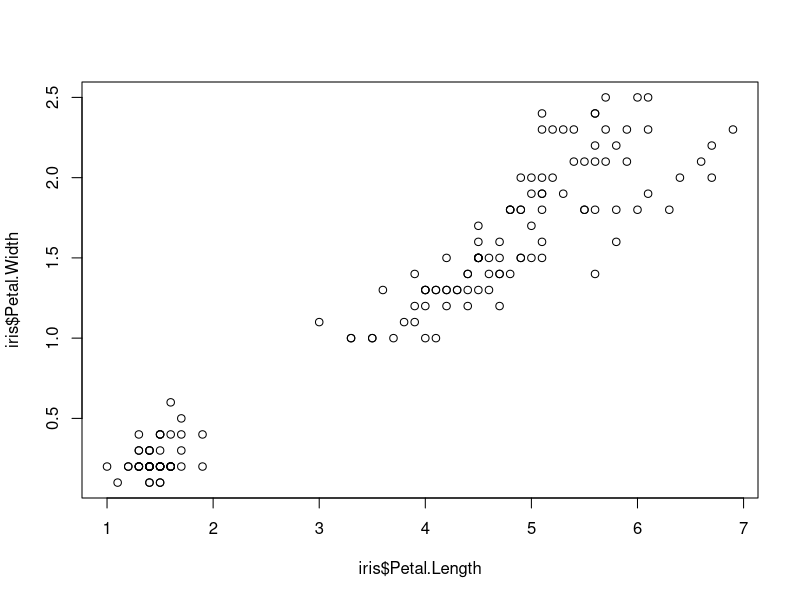
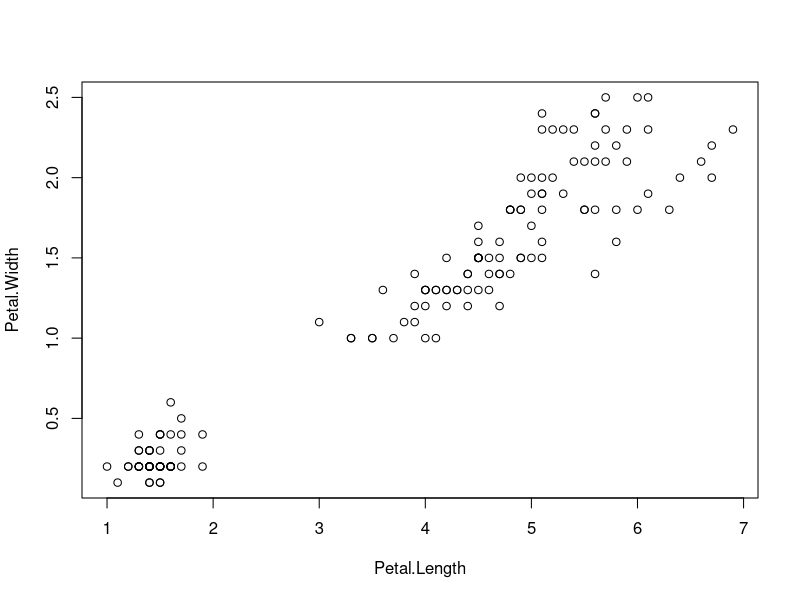
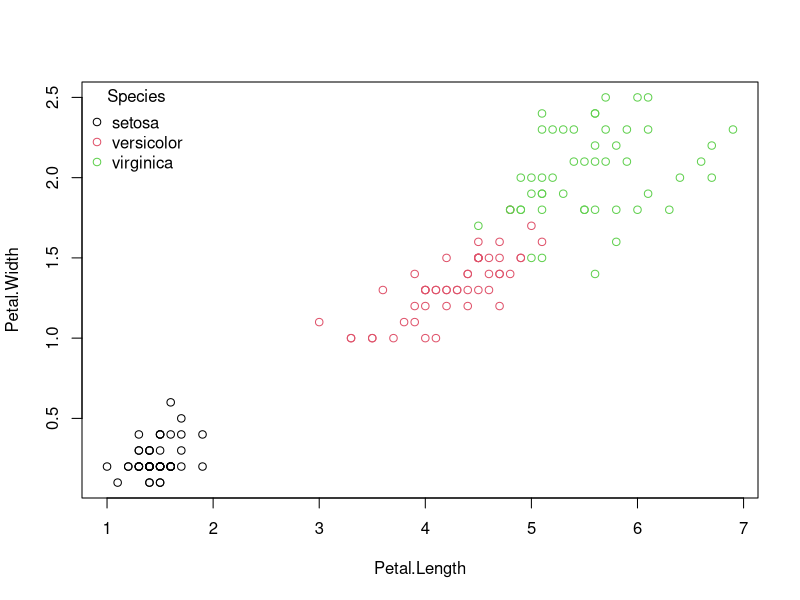
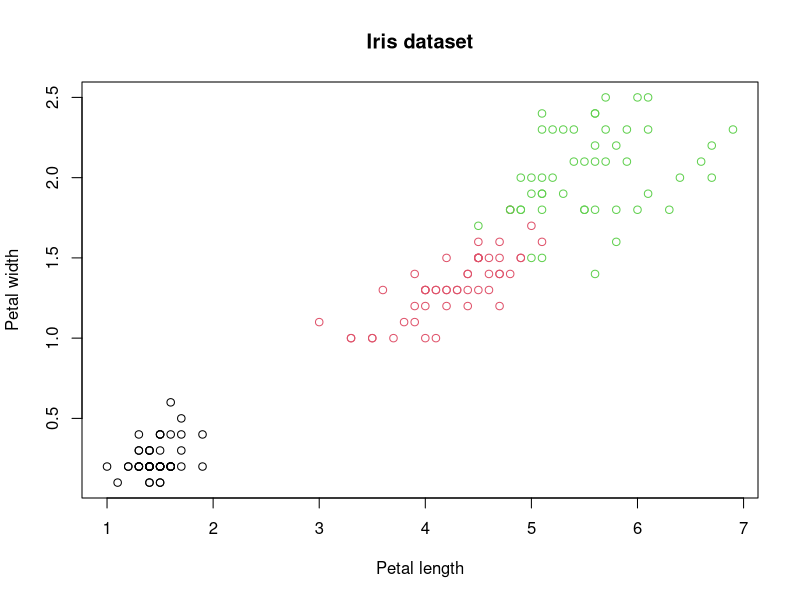
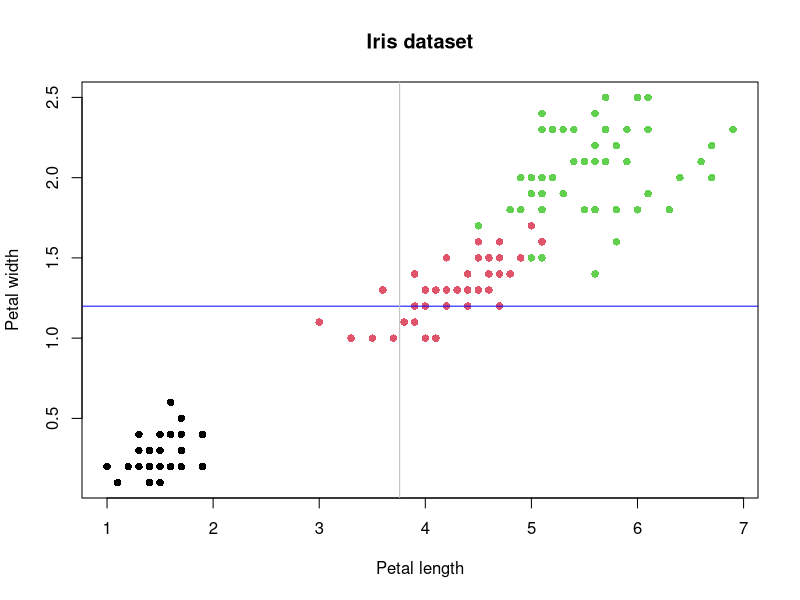
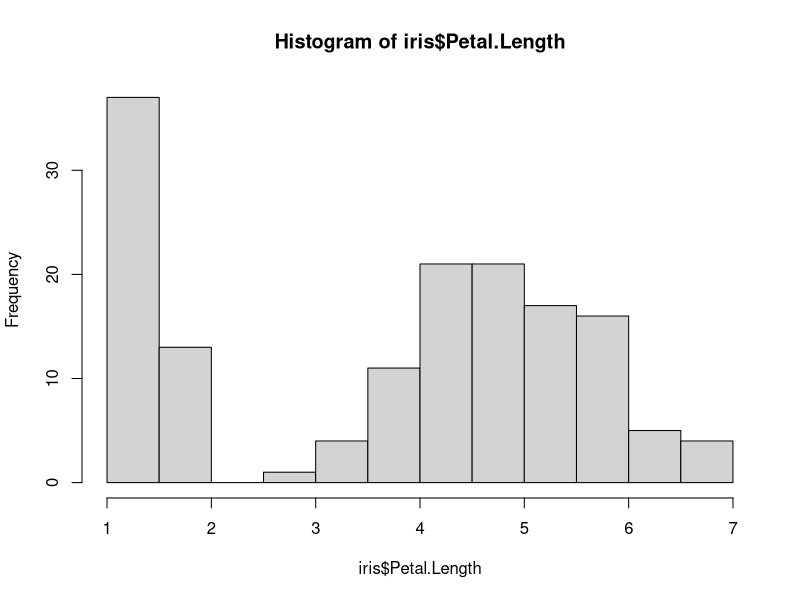
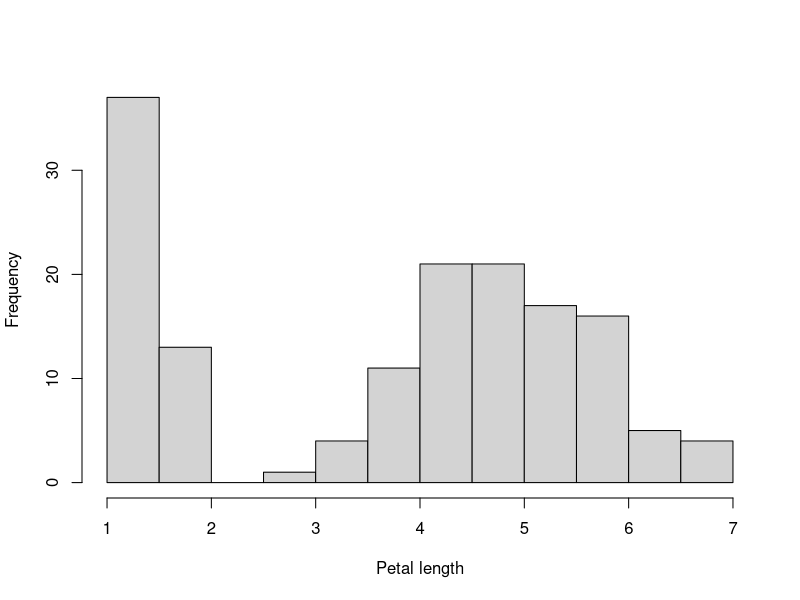
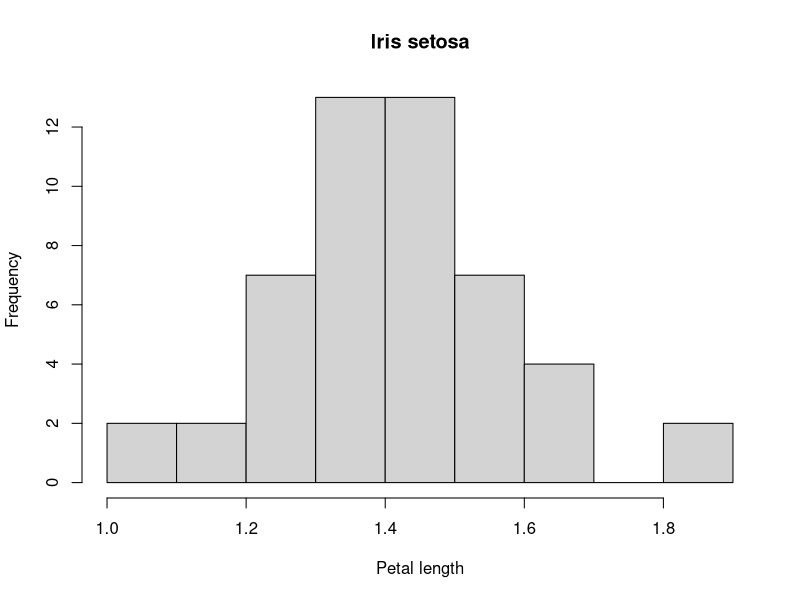

These figures' R source, in order:

# Data visualisation ----------------------------------------------------------

# Prepare workspace ----------
#setwd("path_to_your_working_directory") # replace with your working directory
#rm(list = ls())

# load libraries
library(dplyr)


# Load data ----------
data("iris")
head(iris)
data("airquality")
head(airquality)


# Scatterplot (two continuous variables) ----------
?plot

plot(x = iris$Petal.Length, y = iris$Petal.Width, type = "p")
plot(data = iris, Petal.Width ~ Petal.Length, type = "p") # ~ Shortcut on Mac: Alt + N (may vary depending on keyboard)

# colour (col) by group
plot(data = iris, Petal.Width ~ Petal.Length, type = "p", col = Species)
# add a legend
legend("topleft", legend = levels(iris$Species), col = 1:3, 
       title = "Species", pch = 1, bty = "n")

# add axis labels (xlab, ylab) and a title (main)
plot(data = iris, Petal.Width ~ Petal.Length, type = "p", col = Species,
     xlab = "Petal length", ylab = "Petal width", main = "Iris dataset")

# change point symbol (pch)
?pch
plot(data = iris, Petal.Width ~ Petal.Length, type = "p", col = Species,
     xlab = "Petal length", ylab = "Petal width", main = "Iris dataset",
     pch = 16)

# add vertical and horizontal lines to the plot
mean_petal_width <- mean(iris$Petal.Width)
abline(h = mean_petal_width, col = "blue") # h = ..., h for horizontal

abline(v = mean(iris$Petal.Length), col = "grey") # v = ..., v for vertical


# Histogram (distribution of a single variable) ----------
hist(x = iris$Petal.Length)
hist(x = iris$Petal.Length, xlab = "Petal length", main = "")

# for one species only
iris_setosa <- filter(iris, Species == "setosa")
hist(x = iris_setosa$Petal.Length, xlab = "Petal length", 
     main = "Iris setosa")
# change axis limits (xlim, ylim)
hist(x = iris_setosa$Petal.Length, xlab = "Petal length", 
     main = "Iris setosa", xlim = c(0.8, 2.2), ylim = c(0, 14))


# Boxplot (compare distributions of groups) ----------
boxplot(data = iris, Sepal.Length ~ Species, ylab = "Sepal length")

# add approximate confidence intervals (notch)
boxplot(data = iris, Sepal.Length ~ Species, ylab = "Sepal length", 
        notch = TRUE)


# Time-series plot (line plot) ----------
# create date column for airquality
?airquality

airquality_plot <- airquality %>%
        # add year column
        mutate(Year = 1973) %>% 
        # add a date column (combination of columns year, month, day)
        mutate(ts = as.Date(paste(Year, Month, Day, sep = "-",
                                  format = "%Y-%m-%d")))

str(airquality_plot)

plot(data = airquality_plot, Ozone ~ ts, type = "l")



# Multiple plots in same window ----------

# prepare datasets for one histogram per species
iris_setosa <- filter(iris, Species == "setosa")
iris_versicolor <- filter(iris, Species == "versicolor")
iris_virginica <- filter(iris, Species == "virginica")

# prepare window to draw multiple plots
?par # par controls graphical parameters in the plot window
par(mfrow = c(1, 3)) # 1 row, 3 columns

hist(x = iris_setosa$Petal.Length, xlab = "Petal length", 
     main = "Iris setosa")
hist(x = iris_versicolor$Petal.Length, xlab = "Petal length",
     main = "Iris versicolor")
hist(x = iris_virginica$Petal.Length, xlab = "Petal length",
     main = "Iris virginica")

dev.off() # reset plot window (also deletes the plot)


# more complex plot arrangements (layout)
layout(mat = matrix(1:4, ncol = 2, nrow = 2)) # same as par(mfrow = c(2, 2))
layout.show(4) # total number of plots

layout(mat = matrix(c(1, 2, 3, 3), ncol = 2, nrow = 2, byrow = TRUE), 
       widths = c(2, 1, 1))
layout.show(3)

hist(x = iris_setosa$Petal.Length, xlab = "Petal length", 
     main = "Iris setosa")
hist(x = iris_versicolor$Petal.Length, xlab = "Petal length",
     main = "Iris versicolor")
hist(x = iris_virginica$Petal.Length, xlab = "Petal length",
     main = "Iris virginica")



# another example of multiple plots (with layout)
layout(mat = matrix(c(1:2), ncol = 1))
layout.show(2)

# change margins for first plot
par(mar = c(0, 4.1, 4.1, 2.1)) # mar controls the margins of the plot window, mar = c(bottom, left, top, right)

# plot in the first panel
plot(x = airquality_plot$ts, y = airquality_plot$Ozone, type = "l",
     col = "blue", ylab = "Ozone", 
     main = "Airquality\nNew York, 1973", # '\n' introduces a line break
     xaxt = "n", # suppresses the x-axis label and ticks
     las = 1 # horizontal axis labels
     )

# change margins for the second plot
par(mar = c(5.1, 4.1, 0, 2.1))
# plot in the second panel
plot(x = airquality_plot$ts, y = airquality_plot$Temp, type = "l",
     ylab = "Temperature", col = "red", las = 1)



# Save plots ----------

getwd() # plots are by default saved to the current working directory

# 1) Define the name and size of the plot and where to save it
pdf(file = "my_first_plot.pdf", width = 8, height = 4) # add .pdf to the file name

# 2) Draw plots (i.e. run plot commands)
par(mfrow = c(1, 3)) # 1 row, 3 columns

hist(x = iris_setosa$Petal.Length, xlab = "Petal length", 
     main = "Iris setosa")
hist(x = iris_versicolor$Petal.Length, xlab = "Petal length",
     main = "Iris versicolor")
hist(x = iris_virginica$Petal.Length, xlab = "Petal length",
     main = "Iris virginica")

# 3) Write plot to file by shutting off the plotting device
dev.off()


# Visualisation capabilities of R ----------

# for inspirations on nice graphs and the potential of R for plotting
# https://www.r-graph-gallery.com/


